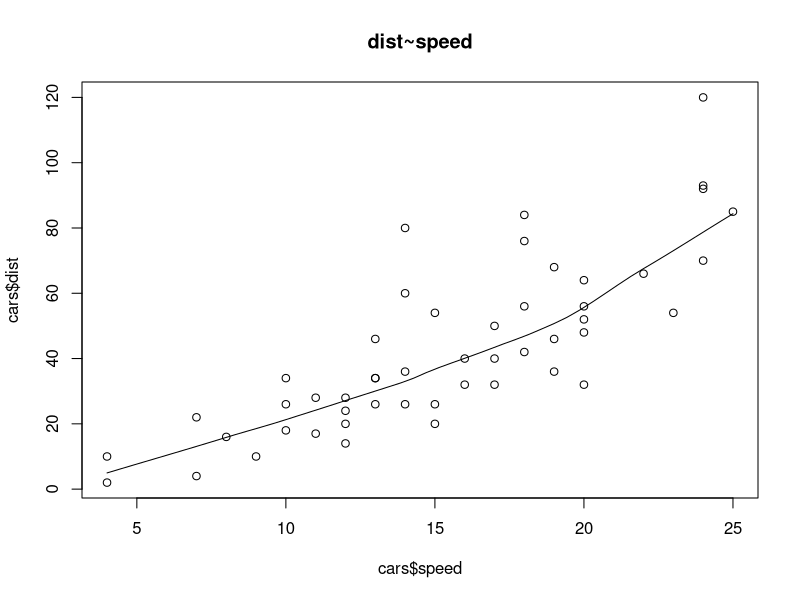
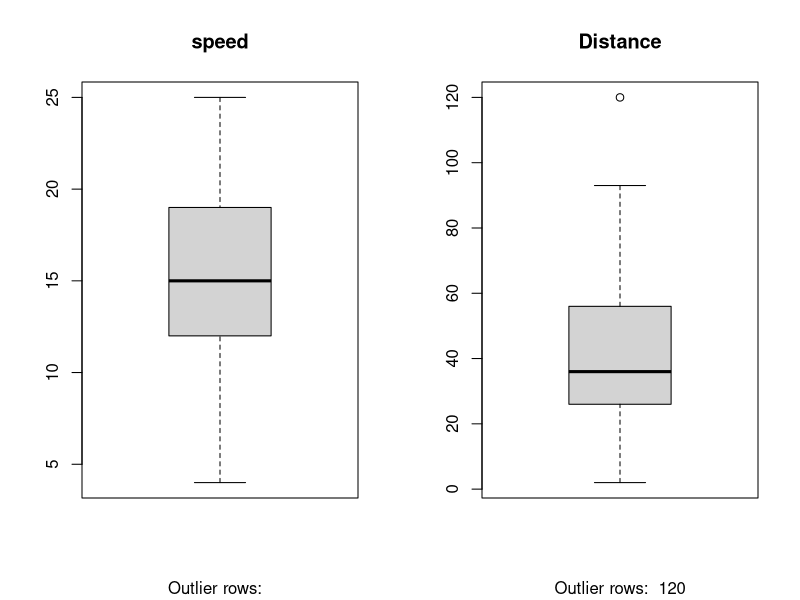
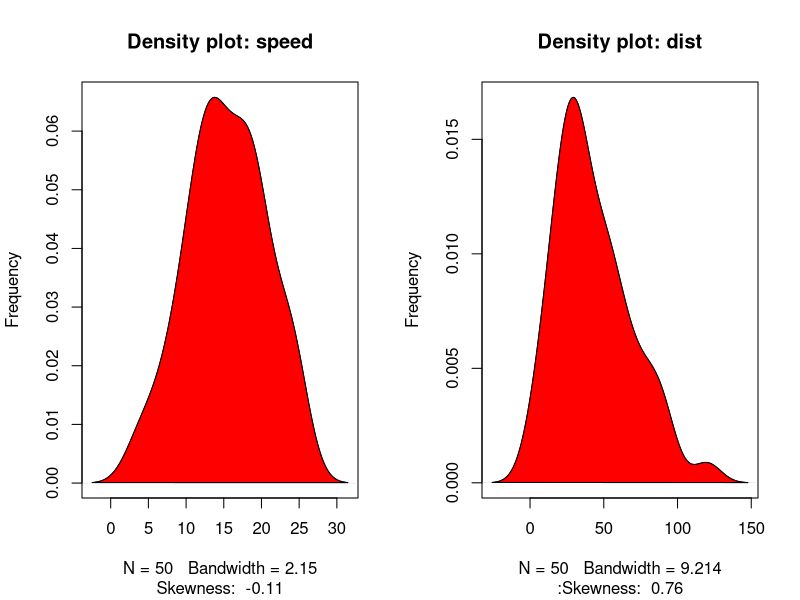

The R source for these figures, in order:
## ---- chunk 1
head(cars)  # display the first 6 observations
## ---- chunk 2
# Visualize the relationship between response and predictor
scatter.smooth(x=cars$speed,y=cars$dist,main="dist~speed")
## ---- chunk 3
# Spot any outlier that might affect the direction of the slope
par(mfrow=c(1,2))
boxplot(cars$speed,main="speed",sub=paste("Outlier rows: ",
        boxplot.stats(cars$speed)$out))
boxplot(cars$dist,main="Distance",sub=paste("Outlier rows: ",
              boxplot.stats(cars$dist)$out))
## ---- chunk 4
library(e1071)
par(mfrow=c(1,2))
plot(density(cars$speed),main="Density plot: speed",ylab="Frequency",
sub=paste("Skewness: ",round(e1071::skewness(cars$speed),2)))
polygon(density(cars$speed),col="red")
plot(density(cars$dist),main="Density plot: dist",ylab = "Frequency",
sub=paste(":Skewness: ",round(e1071::skewness(cars$dist),2)))
polygon(density(cars$dist),col = "red")
## ---- chunk 5
cor(cars$speed,cars$dist)
## ---- chunk 6
LinearMod=lm(cars$dist~cars$speed)
LinearMod
## ---- chunk 7
modelSummary=summary(LinearMod)
modelSummary #whole model diagnostic

#Break down of indiviadual elements
names(modelSummary) #view the objects in the model

modelCoeffs=modelSummary$coefficients #model coefficients
modelCoeffs

beta_estimate <-modelCoeffs[2,1]  # get beta estimate for speed
beta_estimate

std.error <-modelCoeffs[2,2]  # Closer to zero the better
std.error

MSE<-(std.error)^2 #get mse for speed
MSE

t_value <- beta_estimate/std.error #Should be greater 1.96 for p-value to be less than 0.05
t_value

p_value <- 2*pt(-abs(t_value), df=nrow(cars)-ncol(cars))  # calc p Value
p_value

f_statistic <- modelSummary$fstatistic  # parameters for model p-value calc
f_statistic

R_squared<-modelSummary$r.squared #Higher the better (> 0.70)
R_squared

adj_R_squared<-modelSummary$adj.r.squared #Higher the better (> 0.70)
adj_R_squared

AIC(LinearMod)  #Lower the better
BIC(LinearMod) #Lower the better
## ---- chunk 8
#Create Training and Test data
set.seed(100)  # setting seed to reproduce results of random sampling
trainingRowIndex <- sample(1:nrow(cars), 0.8*nrow(cars))# row indices for training data
trainingData <- cars[trainingRowIndex, ]  # model training data
dim(trainingData)
testData  <- cars[-trainingRowIndex, ]# test data
dim(testData)
## ---- chunk 9
lmMod <- lm(dist ~ speed, data=trainingData)  # build the model
lmMod
distPred <- predict(lmMod, testData)  # predict distance
head(distPred)
## ---- chunk 10
summary(lmMod)
## ---- chunk 11
actuals_preds <- data.frame(cbind(actuals=testData$dist, predicteds=distPred))  # make actuals_predicteds dataframe.
correlation_accuracy <- cor(actuals_preds) 
head(actuals_preds)
## ---- chunk 12
min_max_accuracy <- mean(apply(actuals_preds, 1, min)/apply(actuals_preds, 1, max))  
min_max_accuracy
mape <- mean(abs((actuals_preds$predicteds-actuals_preds$actuals))/actuals_preds$actuals)  
mape

## ---- chunk 13


